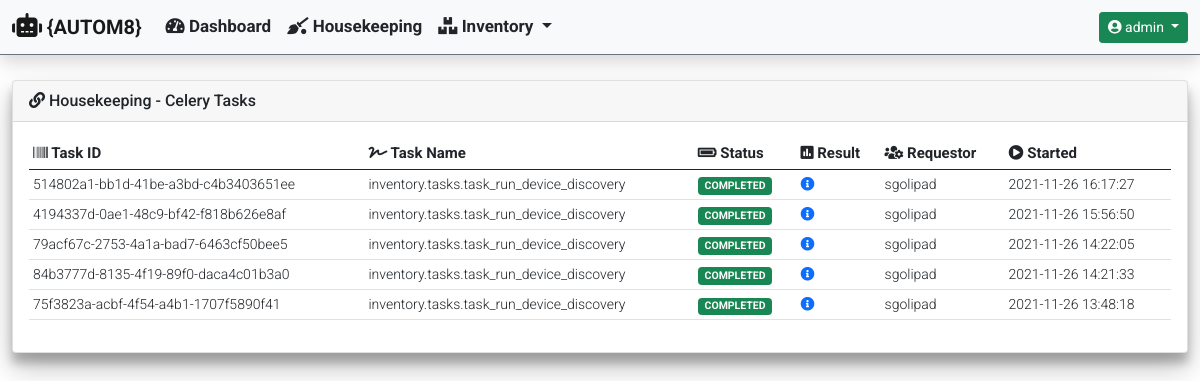
Page /housekeeping/ (signed in) on the earlier database version.
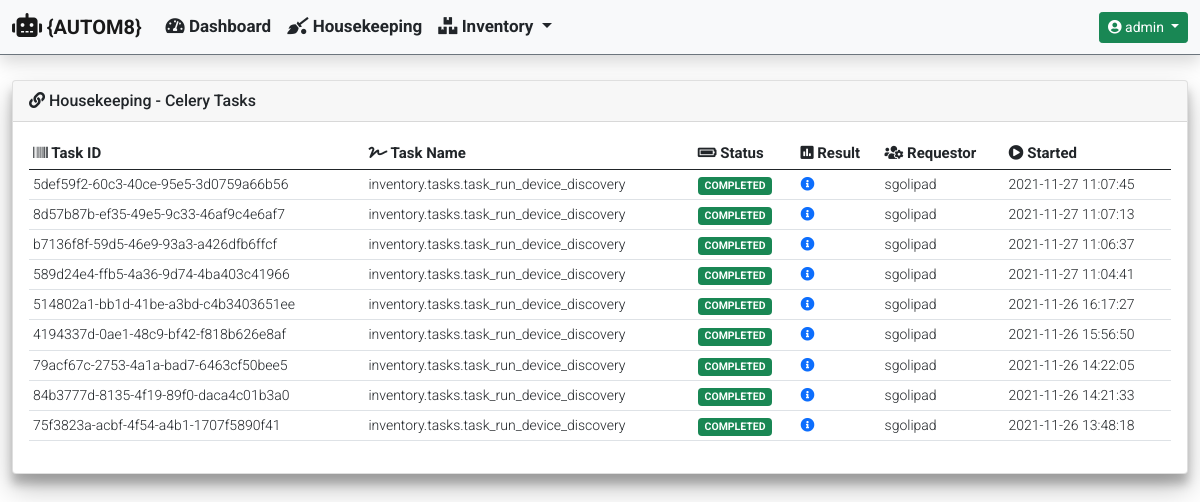
Same page on the later database version.
### housekeeping/models.py (models this page shows)
class CeleryJobResults(models.Model):
    task_id = models.UUIDField(
        primary_key=True,
        default=uuid.uuid4,
        max_length=255
    )
    task_name = models.CharField(max_length=255)
    task_status = models.CharField(max_length=255)
    task_result = models.CharField(max_length=255)
    task_requested_by = models.CharField(max_length=255)
    start_time = models.DateTimeField()

### housekeeping/views.py (the view)
def housekeeping_celery_tasks(request):
    hostname = 'celery@' + str(gethostname())
    tasks = current_app.control.inspect([hostname])
    tasks_list = CeleryJobResults.objects.all().order_by('-start_time')
    context = {
            'title': 'Housekeeping - Celery Tasks',
            'card_header': 'Housekeeping - Celery Tasks',
            'data': {
                'tasks_list': tasks_list
            }
        }
    if tasks.stats():
        data = {
            'celery_information': {
                'celery_statistics': tasks.stats(),
                'registered_tasks': tasks.registered_tasks()[hostname],
                'scheduled_tasks': tasks.scheduled()[hostname],
                'active_tasks': tasks.active()[hostname],
                'reserved_tasks': tasks.reserved()
            }
        }
        context['data'].update(data)
        return render(
            request,
            'housekeeping/housekeeping_celery_tasks.html',
            context
        )
    else:
        return render(
                request,
                'housekeeping/housekeeping_celery_tasks.html',
                context
            )

### templates/housekeeping/housekeeping_celery_tasks.html (shortened to what this page needs)
{% extends "base_template/base.html"%}
{% block content %}
{% if data.tasks_list %}
<div class="col-md-12">
    <div class="table-responsive rounded">
        <table id="celery_completed_tasks" class="table table-hover table-sm" style="width:100%">
            <thead>
                <tr>
                    <th><i class="fas fa-barcode"></i> Task ID</th>
                    <th><i class="fas fa-signature"></i> Task Name</th>
                    <th><i class="fas fa-battery-full"></i> Status</th>
                    <th><i class="fas fa-poll"></i> Result</th>
                    <th><i class="fas fa-users-cog"></i> Requestor</th>
                    <th><i class="fas fa-play-circle"></i> Started</th>
                </tr>
            </thead>
            <tbody>
                {% for completed_task in data.tasks_list %}
                <tr>
                    <td>{{ completed_task.task_id }}</td>
                    <td>{{ completed_task.task_name }}</td>
                    <td>
                        {% if 'COMPLETED' in completed_task.task_status %}
                            <span class="badge bg-success">{{ completed_task.task_status }}</span>
                        {% else %}
                            <span class="badge bg-danger">{{ completed_task.task_status }}</span>
                        {% endif %}
                    </td>
                    <td>
                        <a href="#" data-bs-toggle="modal" data-bs-target="#task_result_modal">
                            <i class="fas fa-info-circle"></i>
                        </a>
                    </td>
                    <td>{{ completed_task.task_requested_by }}</td>
                    <td>{{ completed_task.start_time|date:"Y-m-d H:i:s" }}</td>
                </tr>
                {% endfor %}
            </tbody>
        </table>
    </div>
</div>
{% endif %}
{% endblock %}

### templates/base_template/base.html (shortened to what this page needs)
{% load static %}
<!doctype html>
<html lang="en">
  <head>
    <link href="https://cdn.jsdelivr.net/npm/bootstrap@5.0.2/dist/css/bootstrap.min.css" rel="stylesheet">
    <link rel="stylesheet" href="https://cdnjs.cloudflare.com/ajax/libs/font-awesome/5.15.3/css/all.min.css" />
    <link rel="stylesheet" type="text/css" href="{% static 'css/custom.css' %}">
  </head>
  <body class="d-flex flex-column h-100">
    {% include 'navbar/navbar.html' %}
    <main class="container-fluid">
      <section>
          <div class="row">
            <div class="col-md-12">
                <div class="card">
                  {% if card_header %}
                  <div class="card-header">
                    <i class="fas fa-link"></i>
                      {{ card_header }}
                  </div>
                  {% endif %}
                  <div class="card-body">
                      {% block content %}
                      {% endblock %}
                  </div>
                </div>
            </div>
          </div>
      </section>
    </main>
  </body>
</html>

### templates/navbar/navbar.html (shortened to what this page needs)
{% if user.is_authenticated %}
<nav class="navbar navbar-expand-md navbar-light bg-light fixed-top border-bottom border-secondary shadow">
  <div class="container-fluid">
    <a class="navbar-brand" href="#">
      <i class="fas fa-robot" style="font-size: 24px;"></i>
      {AUTOM8}
    </a>
    <div class="collapse navbar-collapse" id="navbarCollapse">
      <ul class="navbar-nav me-auto mb-2 mb-md-0">
        <li class="nav-item">
          <a class="nav-link text-dark" href="{% url 'dashboard:dashboard' %}">
            <i class="fas fa-tachometer-alt"></i>
            Dashboard
          </a>
        </li>
        <li class="nav-item">
          <a class="nav-link text-dark" href="{% url 'housekeeping:housekeeping_celery_tasks' %}">
            <i class="fas fa-quidditch"></i>
            Housekeeping
          </a>
        </li>
        <li class="nav-item dropdown">
          <a class="nav-link dropdown-toggle text-dark" href="#" id="InventoryDropdown" role="button"
            data-bs-toggle="dropdown" aria-expanded="false">
            <i class="fas fa-boxes"></i>
            Inventory
          </a>
        </li>
      </ul>
      <div class="dropdown">
        <a class="btn btn-sm btn-success dropdown-toggle" href="#" role="button" id="UserProfileDropdown"
          data-bs-toggle="dropdown" aria-expanded="false">
          <i class="fas fa-user-circle"></i>
          {{ user.username }}
        </a>
      </div>
    </div>
  </div>
</nav>
{% endif %}

### static/css/custom.css (style rules this page uses)
nav { font-family: 'Roboto', sans-serif; font-weight: 700; font-size: 17px; height: 55px; top: 0; }
body { font-family: 'Roboto', sans-serif; font-weight: 400; font-size: 14px; overflow-y: scroll; min-height: 75rem; padding-top: 5rem; height: 100%; }
.card { position: relative; box-shadow: 0 14px 28px rgba(0, 0, 0, 0.25), 0 10px 10px rgba(0, 0, 0, 0.22); }
.card-header { font-family: 'Roboto', sans-serif; font-weight: 500; font-size: 16px; }
th { font-family: 'Roboto', sans-serif; font-weight: 700; font-size: 15px; }
td { font-family: 'Roboto', sans-serif; font-weight: 300; font-size: 14px; }

Differences in the rows shown:
added CeleryJobResults: task_id "5def59f2-60c3-40ce-95e5-3d0759a66b56", task_name "inventory.tasks.task_run_device_discovery", task_status "COMPLETED", task_requested_by "sgolipad", start_time "2021-11-27 11:07:45"
added CeleryJobResults: task_id "8d57b87b-ef35-49e5-9c33-46af9c4e6af7", task_name "inventory.tasks.task_run_device_discovery", task_status "COMPLETED", task_requested_by "sgolipad", start_time "2021-11-27 11:07:13"
added CeleryJobResults: task_id "b7136f8f-59d5-46e9-93a3-a426dfb6ffcf", task_name "inventory.tasks.task_run_device_discovery", task_status "COMPLETED", task_requested_by "sgolipad", start_time "2021-11-27 11:06:37"
added CeleryJobResults: task_id "589d24e4-ffb5-4a36-9d74-4ba403c41966", task_name "inventory.tasks.task_run_device_discovery", task_status "COMPLETED", task_requested_by "sgolipad", start_time "2021-11-27 11:04:41"
